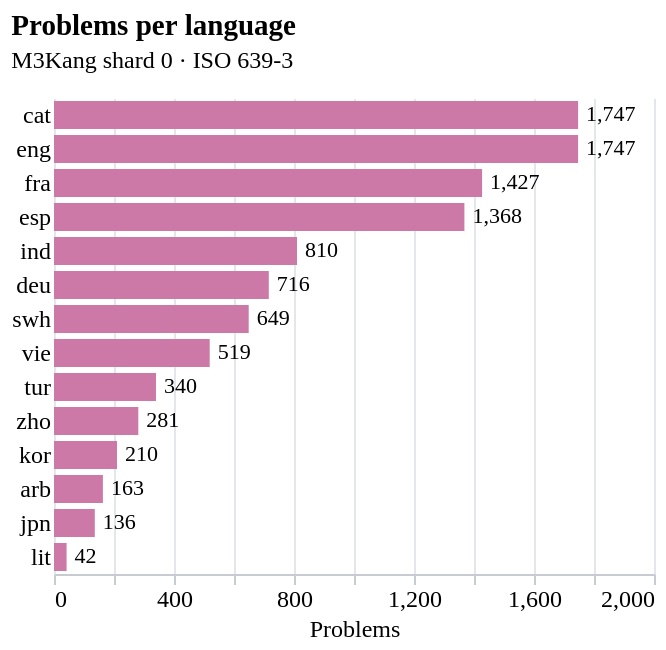

The Vega-Lite source for this figure:
### Vega-Lite specification from a JSON file in a GitHub repository (floating-point values rounded to 4 significant figures)
{"config": {"font": "Atkinson Hyperlegible", "background": null, "view": {"stroke": null}, "axis": {"labelFontSize": 12, "titleFontSize": 12, "titleFontWeight": "normal", "gridColor": "#e3e6ea", "domainColor": "#c7ccd2", "tickColor": "#c7ccd2"}, "title": {"fontSize": 14.5, "fontWeight": 700, "subtitleFontSize": 12, "subtitlePadding": 4, "offset": 12, "font": "Atkinson Hyperlegible", "subtitleFont": "Atkinson Hyperlegible"}, "legend": {"labelFontSize": 12}}, "layer": [{"mark": {"type": "bar", "color": "#cc79a7", "height": 14}, "encoding": {"tooltip": [{"field": "language", "type": "nominal"}, {"field": "n", "type": "quantitative"}], "x": {"field": "n", "scale": {"domain": [0, 1900]}, "title": "Problems", "type": "quantitative"}, "y": {"axis": {"domain": false, "labelLimit": 260, "ticks": false}, "field": "language", "sort": ["cat", "eng", "fra", "esp", "ind", "deu", "swh", "vie", "tur", "zho", "kor", "arb", "jpn", "lit"], "title": null, "type": "nominal"}}}, {"mark": {"type": "text", "align": "left", "dx": 4, "fontSize": 11}, "encoding": {"text": {"field": "n", "format": ",", "type": "quantitative"}, "x": {"field": "n", "type": "quantitative"}, "y": {"axis": {"domain": false, "labelLimit": 260, "ticks": false}, "field": "language", "sort": ["cat", "eng", "fra", "esp", "ind", "deu", "swh", "vie", "tur", "zho", "kor", "arb", "jpn", "lit"], "title": null, "type": "nominal"}}}], "data": {"name": "data-d2508e168d3a099705a3a1a58ac14848"}, "height": {"step": 17}, "title": {"text": "Problems per language", "anchor": "start", "subtitle": "M3Kang shard 0 · ISO 639-3"}, "width": 300, "$schema": "https://vega.github.io/schema/vega-lite/v5.20.1.json", "datasets": {"data-d2508e168d3a099705a3a1a58ac14848": [{"language": "cat", "n": 1747}, {"language": "eng", "n": 1747}, {"language": "fra", "n": 1427}, {"language": "esp", "n": 1368}, {"language": "ind", "n": 810}, {"language": "deu", "n": 716}, {"language": "swh", "n": 649}, {"language": "vie", "n": 519}, {"language": "tur", "n": 340}, {"language": "zho", "n": 281}, {"language": "kor", "n": 210}, {"language": "arb", "n": 163}, {"language": "jpn", "n": 136}, {"language": "lit", "n": 42}]}}
